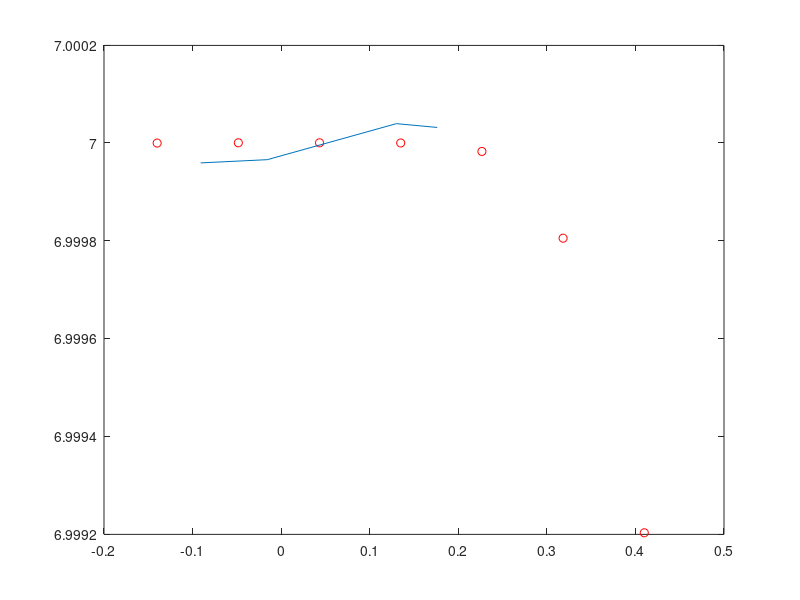

MATLAB code for this plot:
close all
clear
clc

x = linspace(-0.14,0.41,7);
y = 5*cos(x.^4) + 2*cos(x.^4) + 2*(x.^9) + 10*x.^10;

for i = 1:4
  pontos(i) =  rand()*0.41 -0.14;
endfor

pontos = sort(pontos);

A = [1 x(1) x(1)^2 x(1)^3; ...
    1 x(3) x(3)^2 x(3)^3;...
    1 x(5) x(5)^2 x(5)^3;...
    1 x(7) x(7)^2 x(7)^3]

b = [y(1); y(3); y(5); y(7)]

solu = A\b

interpolado = solu(1) + solu(2)*pontos + solu(3)*pontos.^2 + solu(4)*pontos.^3

plot(x,y, 'ro')
hold on
plot(pontos, interpolado)